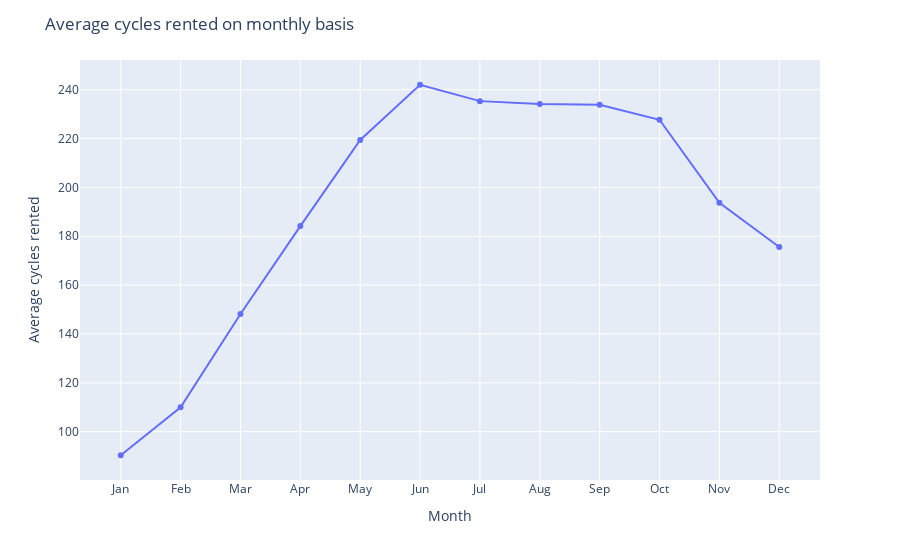

Notebook cell for this chart:
### Code cell
fig = px.line(month_df, x='datetime', y='average_cycles_rented', markers=True)
fig.update_xaxes(tickvals=list(range(1,13)),ticktext=['Jan', 'Feb', 'Mar', 'Apr', 'May', 'Jun', 'Jul', 'Aug', 'Sep', 'Oct', 'Nov', 'Dec'])
fig.update_layout(title='Average cycles rented on monthly basis',
                   xaxis_title='Month',
                   yaxis_title='Average cycles rented')
fig.show()

### Figure 1 — Plotly figure (JSON) as saved in the notebook; plotly's stock layout.template omitted (floating-point values rounded to 4 significant figures)
{"data": [{"hovertemplate": "datetime=%{x}<br>average_cycles_rented=%{y}<extra></extra>", "legendgroup": "", "line": {"color": "#636efa", "dash": "solid"}, "marker": {"symbol": "circle"}, "mode": "lines+markers", "name": "", "orientation": "v", "showlegend": false, "type": "scatter", "x": [1, 2, 3, 4, 5, 6, 7, 8, 9, 10, 11, 12], "xaxis": "x", "y": [90.37, 110.0, 148.2, 184.2, 219.5, 242.0, 235.3, 234.1, 233.8, 227.7, 193.7, 175.6], "yaxis": "y"}], "layout": {"legend": {"tracegroupgap": 0}, "margin": {"t": 60}, "title": {"text": "Average cycles rented on monthly basis"}, "xaxis": {"anchor": "y", "domain": [0, 1], "ticktext": ["Jan", "Feb", "Mar", "Apr", "May", "Jun", "Jul", "Aug", "Sep", "Oct", "Nov", "Dec"], "tickvals": [1, 2, 3, 4, 5, 6, 7, 8, 9, 10, 11, 12], "title": {"text": "Month"}}, "yaxis": {"anchor": "x", "domain": [0, 1], "title": {"text": "Average cycles rented"}}}}
